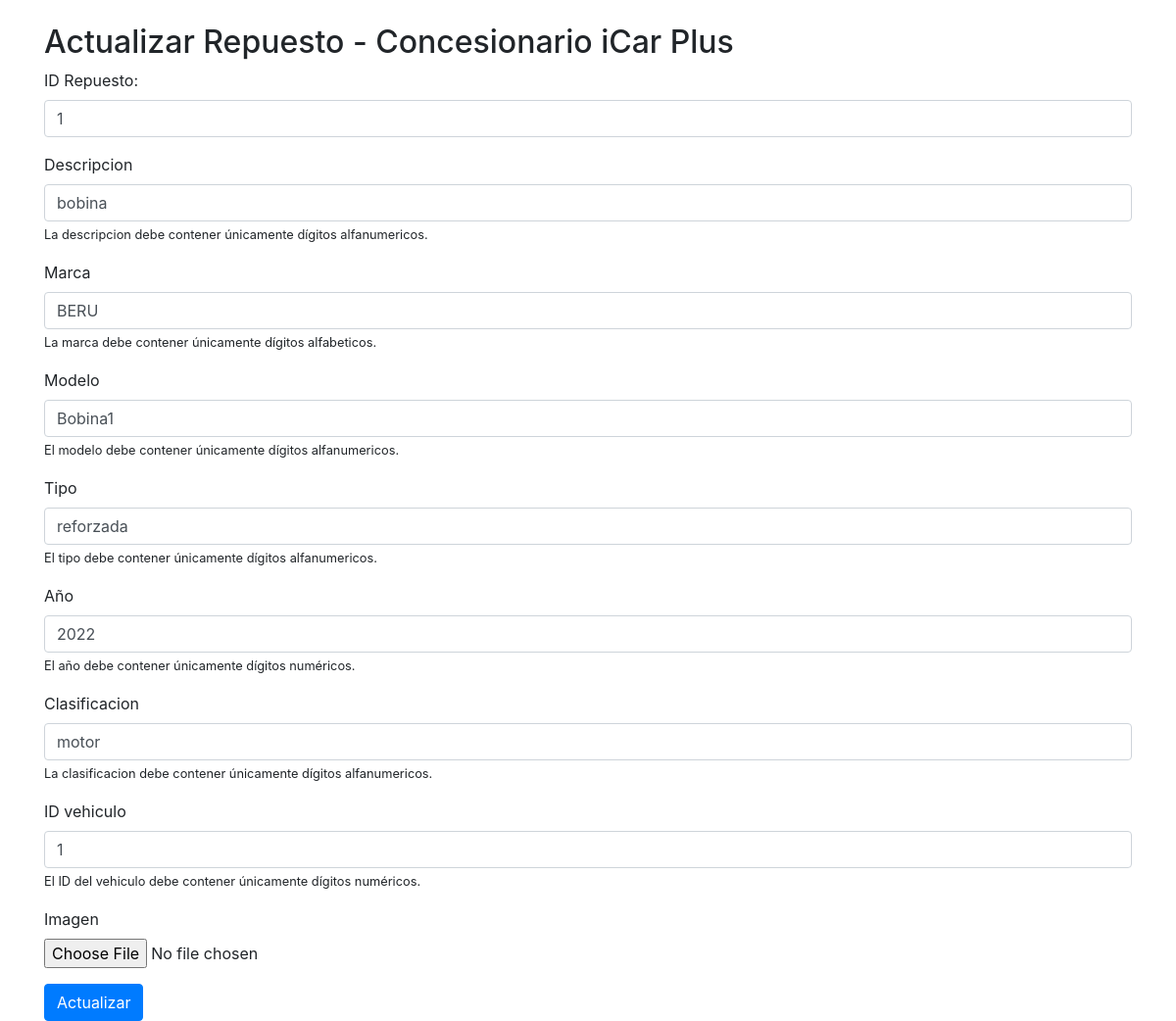
/actividad5/backend/actualizar_repuesto.php?id_repuesto=1, run on the app's committed database.
### tables this page shows
CREATE TABLE `repuestos` (
  `id_repuesto` int(11) NOT NULL,
  `descripcion` varchar(255) DEFAULT NULL,
  `marca` varchar(50) DEFAULT NULL,
  `modelo` varchar(50) DEFAULT NULL,
  `tipo` varchar(50) DEFAULT NULL,
  `anio` int(11) DEFAULT NULL,
  `clasificacion` varchar(50) DEFAULT NULL,
  `id_vehiculo` int(11) DEFAULT NULL,
  `imagen` varchar(255) NOT NULL
);

### actividad5/backend/actualizar_repuesto.php (the view, shortened to what this page needs)
<?php
$id_repuesto = $_GET['id_repuesto'];
$conn = mysqli_connect("localhost", "root", "", "inventario");
$sql = "SELECT * FROM repuestos WHERE id_repuesto = $id_repuesto";
$result = mysqli_query($conn, $sql);
while ($row = mysqli_fetch_array($result)) {?>
<!DOCTYPE html>
<html>
<head>
    <link rel="stylesheet" href="https://stackpath.bootstrapcdn.com/bootstrap/4.5.2/css/bootstrap.min.css">
</head>
<body>
    <div class="container mt-4">
        <h2>Actualizar Repuesto - Concesionario iCar Plus</h2>
        <form method="POST">
        <div class="form-group">
                <label>ID Repuesto:</label>
                <input type="text" class="form-control" name="id_repuesto" value="<?php echo $row["id_repuesto"]; ?> ">
            </div>
            <div class="form-group">
                <label>Descripcion</label>
                <input type="text" class="form-control" name="descripcion" value="<?php echo $row["descripcion"]; ?>" required pattern="[a-zA-Z0-9\s]+" maxlength="200">
    <small>La descripcion debe contener únicamente dígitos alfanumericos.</small>
            </div>
            <div class="form-group">
                <label>Marca</label>
                <input type="text" class="form-control" name="marca" value="<?php echo $row["marca"]; ?>" required pattern="[a-zA-Z\s]+" maxlength="45">
    <small>La marca debe contener únicamente dígitos alfabeticos.</small>
            </div>
            <div class="form-group">
                <label>Modelo</label>
                <input type="text" class="form-control" name="modelo" value="<?php echo $row["modelo"]; ?>" required pattern="[a-zA-Z0-9\s]+" maxlength="45">
    <small>El modelo debe contener únicamente dígitos alfanumericos.</small>
            </div>
            <div class="form-group">
                <label>Tipo</label>
                <input type="text" class="form-control" name="tipo" value="<?php echo $row["tipo"]; ?>" required pattern="[a-zA-Z0-9\s]+" maxlength="45">
    <small>El tipo debe contener únicamente dígitos alfanumericos.</small>
            </div>
            <div class="form-group">
                <label>Año</label>
                <input type="text" class="form-control" name="anio" value="<?php echo $row["anio"]; ?>" required pattern="[0-9]{4}">
    <small>El año debe contener únicamente dígitos numéricos.</small>
            </div>
            <div class="form-group">
                <label>Clasificacion</label>
                <input type="text" class="form-control" name="clasificacion" value="<?php echo $row["clasificacion"]; ?>" required pattern="[a-zA-Z0-9\s]+" maxlength="45">
    <small>La clasificacion debe contener únicamente dígitos alfanumericos.</small>
            </div>
            <div class="form-group">
                <label>ID vehiculo</label>
                <input type="text" class="form-control" name="id_vehiculo" value="<?php echo $row["id_vehiculo"]; ?>" required pattern="[0-9]{1,8}">
    <small>El ID del vehiculo debe contener únicamente dígitos numéricos.</small>
            </div>
            <div class="form-group">
                <label>Imagen</label>
                <input type="file" class="form-control-file" accept="image/*" name="imagen" value="<?php echo $row["imagen"]; ?>" required>
            </div>
            <button type="submit" class="btn btn-primary">Actualizar</button>
        </form>
    </div>
</body>
</html>
<?php
}
?>

### data on the page
repuestos: id_repuesto "1", descripcion "bobina", marca "BERU", modelo "Bobina1", tipo "reforzada", anio "2022", clasificacion "motor", id_vehiculo "1"
